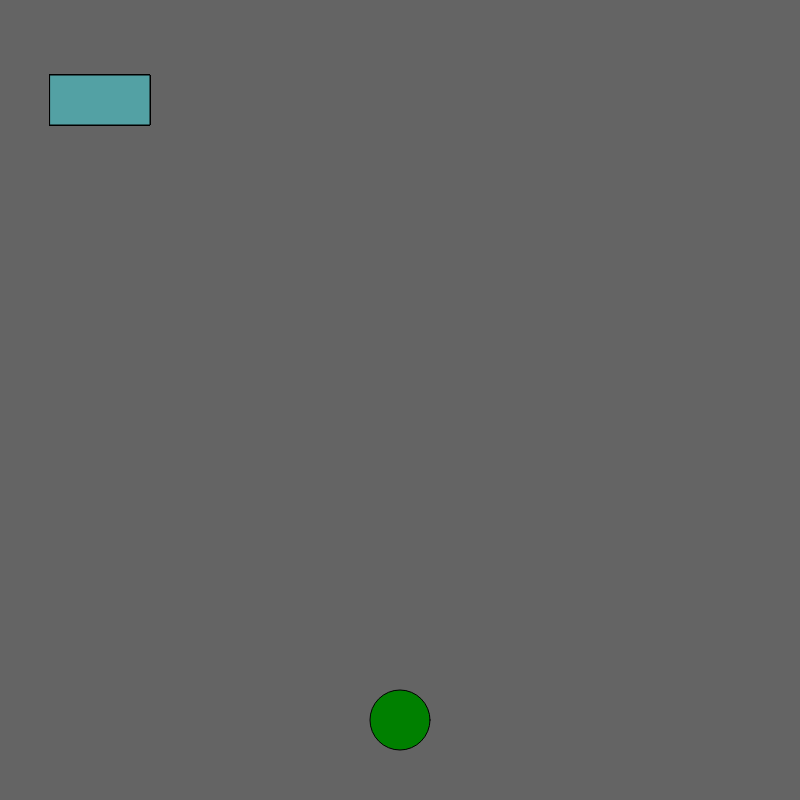
Frame 1 (no input)
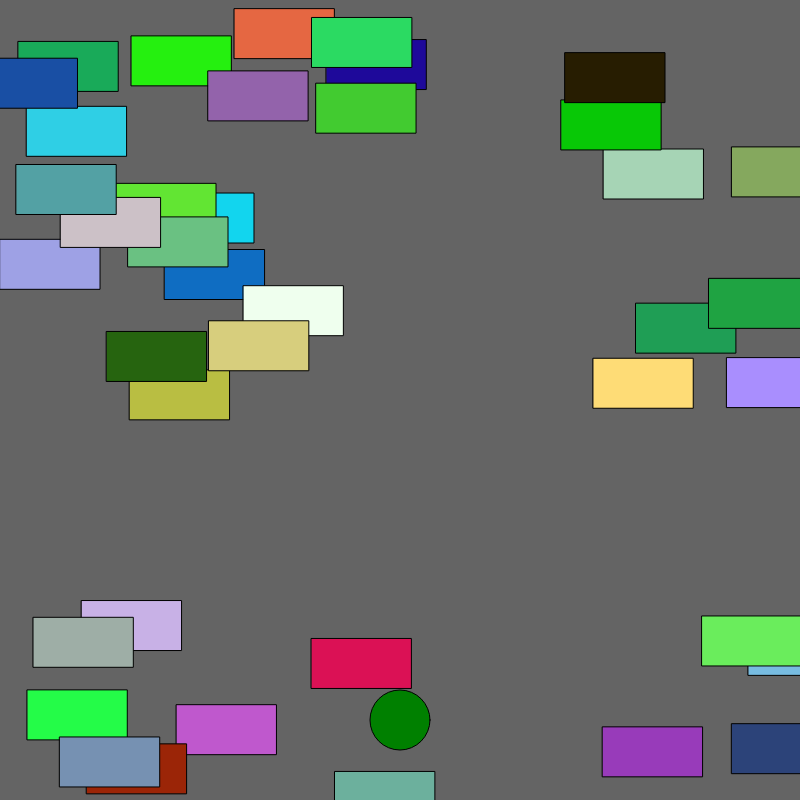
Frame 60 (no input)
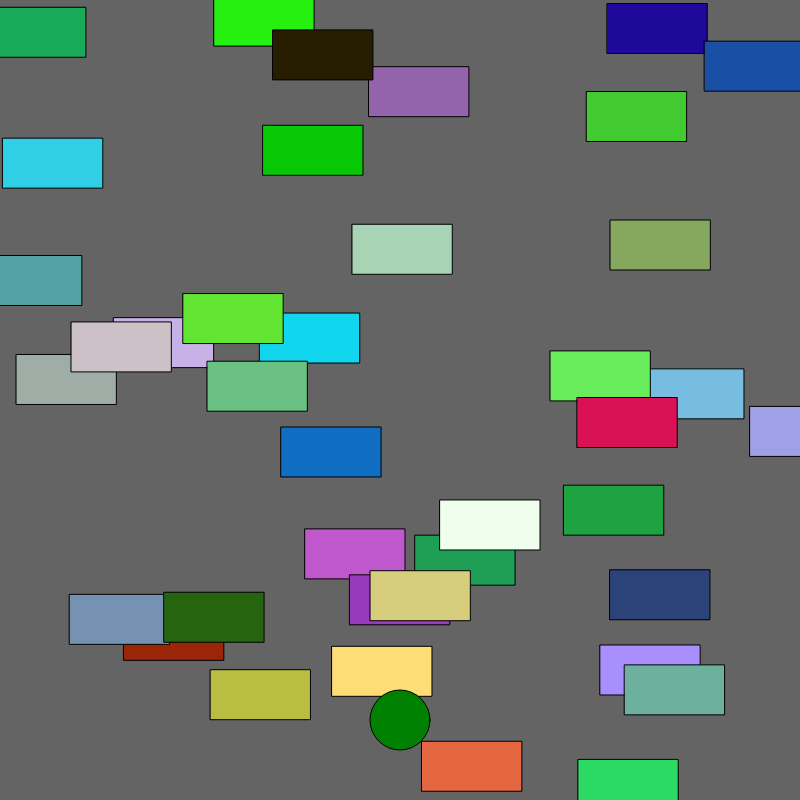
Frame 120 (the mouse pressed at the canvas centre since frame 60)

The p5.js sketch that drew these frames (run headless with seeded random() and noise() and a simulated clock; from frame 60 on, the mouse is pressed at the canvas centre):

// p5.js sketch
// ── sketch.js
var cars = [];
var frogPos;

function setup() {
  // put setup code here

  createCanvas(800, 800);
  for (var i = 0; i < 40; i++) {
    cars.push(new Car());
  }
  frogPos = createVector(width/2, height-80) ;
  rectMode(CENTER) ;
  ellipseMode(CENTER) ;


}

function draw() {
  background(100);
  for (var i = 0; i < cars.length; i++) {
    cars[i].display();
    cars[i].drive();
    if (cars[i].pos.dist(frogPos) < 50) {
      cars.splice(i, 1) ;
    }
  }

  // draw the frog
  fill('green') ;
  ellipse(frogPos.x, frogPos.y, 60, 60) ;
  checkForKeys() ;

}


//our car class
function Car() {
  //attributes
  this.pos = createVector(100, 100);
  this.vel = createVector(random(-5, 5), random(-5, 5));
  this.r = random(255);
  this.g = random(255);
  this.b = random(255);
  //methods

  this.display = function() {
    fill(this.r, this.g, this.b);
    rect(this.pos.x, this.pos.y, 100, 50);
  }

  this.drive = function() {
    this.pos.add(this.vel);
    if (this.pos.x > width) this.pos.x = 0;
    if (this.x > width) this.x = 0;
    if (this.pos.x > width) this.pos.x = 0;
    if (this.pos.x < 0) this.pos.x = width;
    if (this.pos.y > height) this.pos.y = 0;
    if (this.pos.y < 0) this.pos.y = height;
  }

}

function checkForKeys() {
  if (keyIsDown(LEFT_ARROW)) frogPos.x = frogPos.x - 5;
  if (keyIsDown(RIGHT_ARROW)) frogPos.x = frogPos.x + 5;
  if (keyIsDown(UP_ARROW)) frogPos.x = frogPos.y - 5;
  if (keyIsDown(DOWN_ARROW)) frogPos.x = frogPos.y - 5;
}
